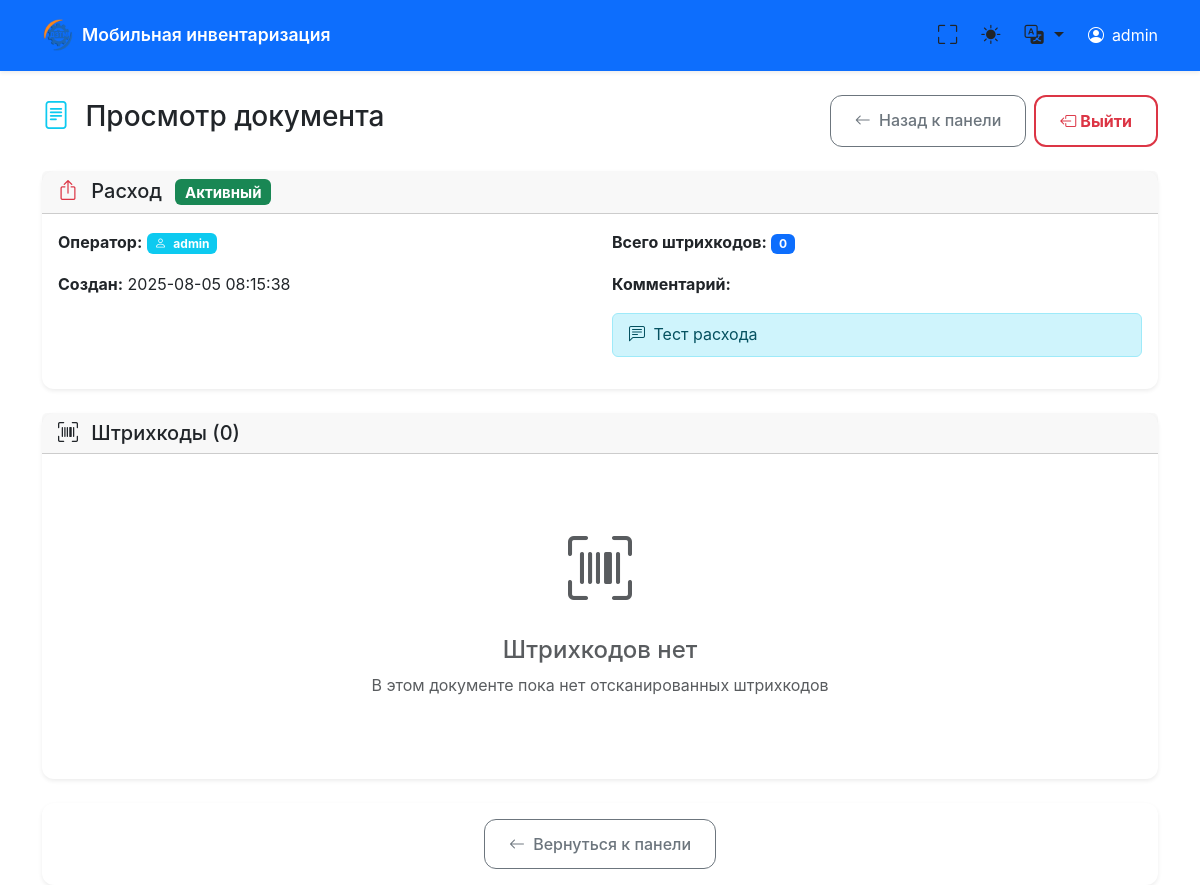
Before: /view_document/2/5 with the older database file.
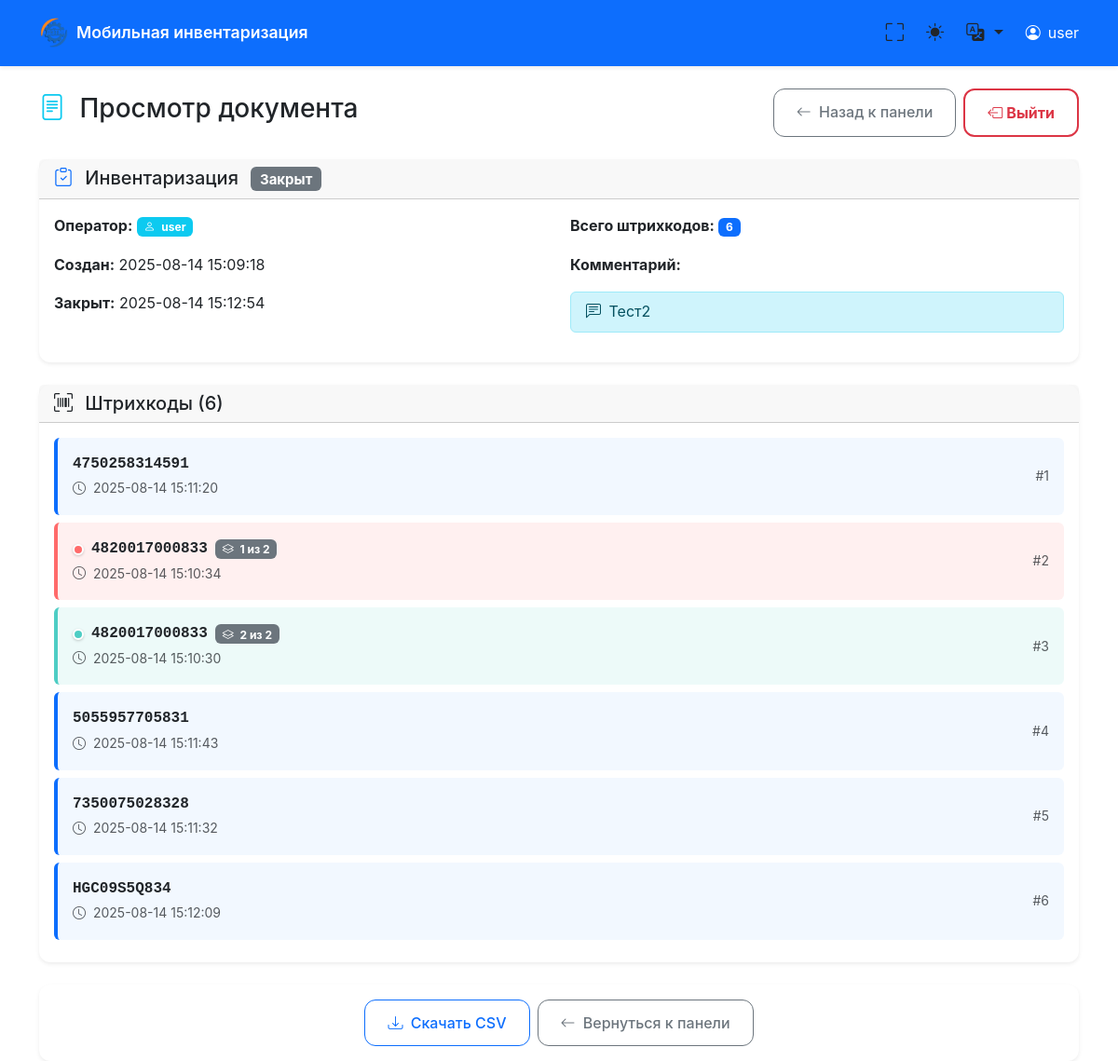
After: the same page with the newer database file.
### tables this page shows
CREATE TABLE users (
            id INTEGER PRIMARY KEY AUTOINCREMENT,
            name TEXT UNIQUE NOT NULL,
            created_at TEXT NOT NULL
        );

CREATE TABLE documents (
            id INTEGER PRIMARY KEY AUTOINCREMENT,
            user_id INTEGER NOT NULL,
            doc_type TEXT NOT NULL,
            status TEXT NOT NULL DEFAULT 'active',
            created_at TEXT NOT NULL,
            closed_at TEXT,
            comment TEXT DEFAULT '',
            FOREIGN KEY (user_id) REFERENCES users (id)
        );

CREATE TABLE barcodes (
            id INTEGER PRIMARY KEY AUTOINCREMENT,
            document_id INTEGER NOT NULL,
            barcode TEXT NOT NULL,
            created_at TEXT NOT NULL,
            FOREIGN KEY (document_id) REFERENCES documents (id)
        );

### main.py (the view)
@app.get("/view_document/{user_id}/{document_id}", response_class=HTMLResponse)
async def view_document(request: Request, user_id: int, document_id: int):
    conn = get_db_connection()
    cursor = conn.cursor()
    cursor.execute("SELECT id, name FROM users WHERE id = ?", (user_id,))
    user = cursor.fetchone()
    if not user:
        conn.close()
        raise HTTPException(status_code=404, detail="Пользователь не найден")
    cursor.execute("""
        SELECT d.*, u.name as user_name
        FROM documents d
        JOIN users u ON d.user_id = u.id
        WHERE d.id = ?
    """, (document_id,))
    document = cursor.fetchone()
    if not document:
        conn.close()
        raise HTTPException(status_code=404, detail="Документ не найден")
    if document['user_id'] != user_id:
        conn.close()
        raise HTTPException(status_code=403, detail="Доступ запрещен")
    barcodes = get_document_barcodes_sorted(document_id)
    conn.close()
    current_lang = get_user_language(request)
    locale = load_locale(current_lang)
    return templates.TemplateResponse("view_document.html", {
        "request": request,
        "user": dict(user),
        "document": dict(document),
        "barcodes": barcodes,
        "locale": locale,
        "current_lang": current_lang
    })

### templates/view_document.html (shortened to what the changed rows need)
{% extends "base.html" %}
{% block content %}
<div class="row">
    <div class="col-12">
        <div class="d-flex justify-content-between align-items-center mb-4">
            <h1 class="h3">
                <i class="bi bi-file-text text-info me-2"></i>
                Просмотр документа
            </h1>
        </div>
    </div>
</div>
<div class="row mb-4">
    <div class="col-12">
        <div class="card">
            <div class="card-header">
                <h5 class="mb-0">
                    {% if document.doc_type == 'Инвентаризация' %}
                        <i class="bi bi-clipboard-check text-primary me-2"></i>
                    {% elif document.doc_type == 'Приход' %}
                        <i class="bi bi-box-arrow-in-down text-success me-2"></i>
                    {% else %}
                        <i class="bi bi-box-arrow-up text-danger me-2"></i>
                    {% endif %}
                    {{ document.doc_type }}
                    {% if document.status == 'active' %}
                        <span class="badge bg-success ms-2">Активный</span>
                    {% else %}
                        <span class="badge bg-secondary ms-2">Закрыт</span>
                    {% endif %}
                </h5>
            </div>
            <div class="card-body">
                <div class="row document-info">
                    <div class="col-md-6">
                        <p><strong>Оператор:</strong>
                            <span class="badge bg-info">
                                <i class="bi bi-person me-1"></i>
                                {{ document.user_name }}
                            </span>
                        </p>
                        <p><strong>Создан:</strong> {{ document.created_at[:19].replace('T', ' ') }}</p>
                        {% if document.closed_at %}
                        <p><strong>Закрыт:</strong> {{ document.closed_at[:19].replace('T', ' ') }}</p>
                        {% endif %}
                    </div>
                    <div class="col-md-6">
                        <p><strong>Всего штрихкодов:</strong>
                            <span class="badge bg-primary">{{ barcodes|length }}</span>
                        </p>
                        {% if document.comment %}
                        <p><strong>Комментарий:</strong></p>
                        <div class="alert alert-info py-2">
                            <i class="bi bi-chat-left-text me-1"></i>
                            {{ document.comment }}
                        </div>
                        {% endif %}
                    </div>
                </div>
            </div>
        </div>
    </div>
</div>
<div class="row">
    <div class="col-12">
        <div class="card">
            <div class="card-header">
                <h5 class="mb-0">
                    <i class="bi bi-upc-scan me-2"></i>
                    Штрихкоды ({{ barcodes|length }})
                </h5>
            </div>
            <div class="card-body">
                {% if barcodes %}
                <div class="row">
                    {% for barcode in barcodes %}
                    <div class="col-12 mb-2">
                        <div class="barcode-item p-3 rounded
                                    {% if barcode.is_duplicate %}
                                        barcode-duplicate-{{ barcode.color_index }}
                                    {% endif %}">
                            <div class="d-flex justify-content-between align-items-center">
                                <div class="flex-grow-1">
                                    <div class="d-flex align-items-center">
                                        {% if barcode.is_duplicate %}
                                            <span class="color-indicator color-indicator-{{ barcode.color_index }}"></span>
                                        {% endif %}
                                        <strong class="font-monospace me-2">{{ barcode.barcode }}</strong>
                                        {% if barcode.is_duplicate %}
                                            <span class="badge bg-secondary text-white">
                                                <i class="bi bi-layers me-1"></i>
                                                {{ barcode.sequence_number }} из {{ barcode.total_count }}
                                            </span>
                                        {% endif %}
                                    </div>
                                    <small class="text-muted">
                                        <i class="bi bi-clock me-1"></i>
                                        {{ barcode.created_at[:19].replace('T', ' ') }}
                                    </small>
                                </div>
                                <div class="text-muted small">
                                    #{{ loop.index }}
                                </div>
                            </div>
                        </div>
                    </div>
                    {% endfor %}
                </div>
                {% else %}
                <div class="text-center py-5">
                    <i class="bi bi-upc-scan text-muted" style="font-size: 4rem;"></i>
                    <h4 class="text-muted mt-3">Штрихкодов нет</h4>
                    <p class="text-muted">В этом документе пока нет отсканированных штрихкодов</p>
                </div>
                {% endif %}
            </div>
        </div>
    </div>
</div>
<div class="row mt-4">
    <div class="col-12">
        <div class="card">
            <div class="card-body">
                <div class="d-flex flex-wrap gap-2 justify-content-center btn-group-mobile">
                    {% if document.status == 'closed' %}
                        <form method="post" action="/regenerate_csv/{{ user.id }}" class="d-inline">
                            <button type="submit" class="btn btn-outline-primary">
                                <i class="bi bi-download me-1"></i>
                                Скачать CSV
                            </button>
                        </form>
                    {% endif %}
                </div>
            </div>
        </div>
    </div>
</div>
{% endblock %}

### templates/base.html (shortened to what this page needs)
<!DOCTYPE html>
<html lang="ru" data-bs-theme="light">
<head>
    <link href="https://cdn.jsdelivr.net/npm/bootstrap@5.3.2/dist/css/bootstrap.min.css" rel="stylesheet">
    <link href="https://cdn.jsdelivr.net/npm/bootstrap-icons@1.11.0/font/bootstrap-icons.css" rel="stylesheet">
</head>
<body>
    <nav class="navbar navbar-expand-lg navbar-dark bg-primary">
        <div class="container">
            <div class="d-flex align-items-center">
                <img src="/logo" alt="Логотип" class="logo-svg"
                     style="width: 32px; height: 32px; margin-right: 0.5rem; object-fit: contain;">
                <a class="navbar-brand" href="/">
                    {{ locale.get('app_name', 'Мобильная инвентаризация') }}
                </a>
            </div>
            <div class="d-flex align-items-center">
                <button class="theme-toggle me-2" onclick="toggleFullscreen()" title="Полноэкранный режим">
                    <i class="bi bi-fullscreen" id="fullscreen-icon"></i>
                </button>
                <button class="theme-toggle me-2" onclick="toggleTheme()" title="Переключить тему">
                    <i class="bi bi-sun-fill" id="theme-icon"></i>
                </button>
                <div class="dropdown me-3">
                    <button class="theme-toggle dropdown-toggle" type="button" data-bs-toggle="dropdown" title="Язык">
                        <i class="bi bi-translate"></i>
                    </button>
                </div>
                {% if user %}
                <div class="d-flex align-items-center text-white">
                    <i class="bi bi-person-circle me-2"></i>
                    <span class="d-none d-md-inline">{{ user.name }}</span>
                </div>
                {% endif %}
            </div>
        </div>
    </nav>
    <main class="container mt-4 fade-in">
        {% block content %}{% endblock %}
    </main>
</body>
</html>

Changed rows visible on the page:
changed users: name "admin" → "user"; user_name "admin" → "user"
changed documents: doc_type "Расход" → "Инвентаризация"; status "active" → "closed" (drawn); created_at "2025-08-05 08:15:38" → "2025-08-14 15:09:18"; closed_at (not shown) → "2025-08-14 15:12:54"; comment "Тест расхода" → "Тест2"
added barcodes: barcode "4750258314591", created_at "2025-08-14 15:11:20"
added barcodes: barcode "4820017000833", sequence_number "1", total_count "2", created_at "2025-08-14 15:10:34"
added barcodes: barcode "4820017000833", sequence_number "2", total_count "2", created_at "2025-08-14 15:10:30"
added barcodes: barcode "5055957705831", created_at "2025-08-14 15:11:43"
added barcodes: barcode "7350075028328", created_at "2025-08-14 15:11:32"
added barcodes: barcode "HGC09S5Q834", created_at "2025-08-14 15:12:09"
Other visible differences:
{{ barcodes|length }}: "0" → "6"
text no longer shown: "Активный Штрихкодов нет В этом документе пока нет отсканированных штрихкодов"
text now shown: "Закрыт Закрыт: Скачать CSV"
